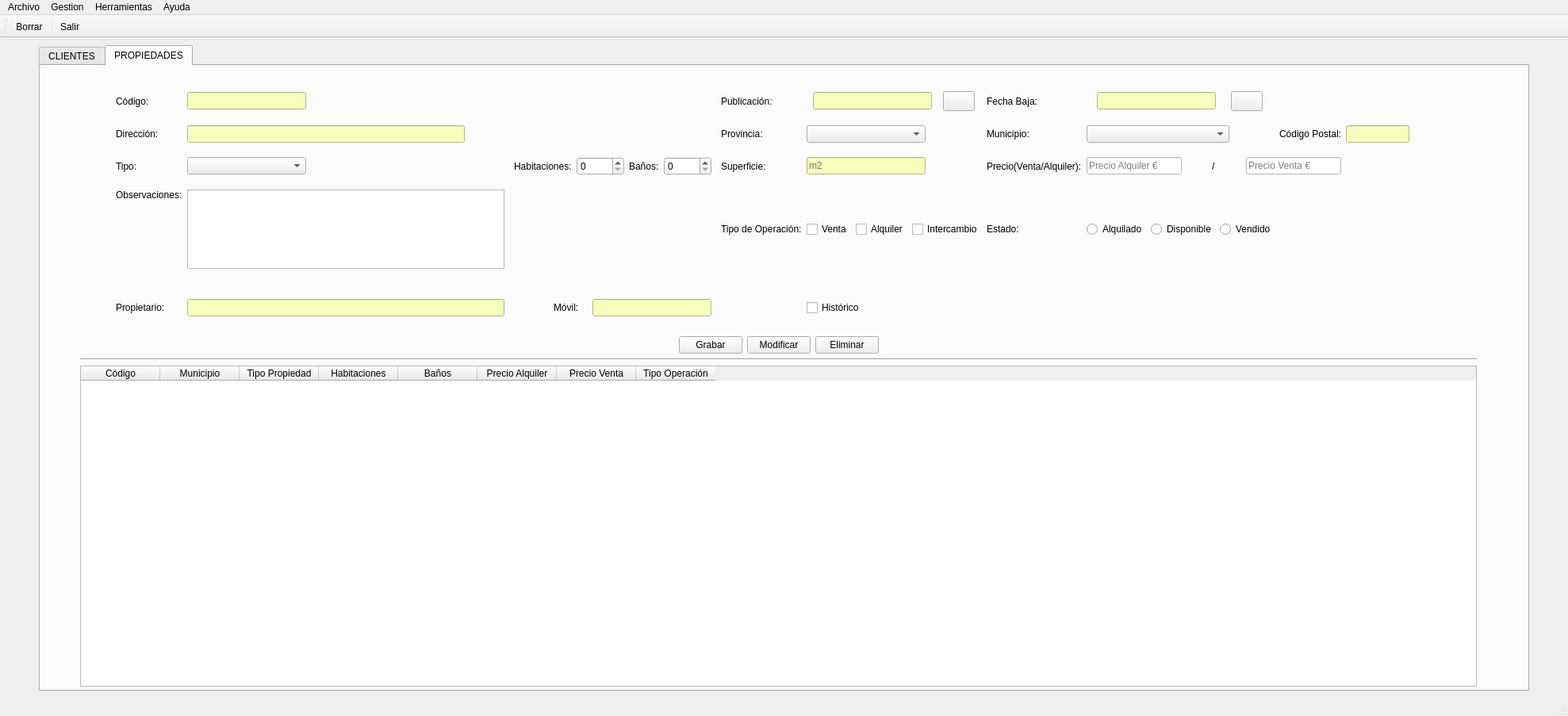
<?xml version="1.0" encoding="UTF-8"?>
<ui version="4.0">
 <class>venPrincipal</class>
 <widget class="QMainWindow" name="venPrincipal">
  <property name="geometry">
   <rect>
    <x>0</x>
    <y>0</y>
    <width>1977</width>
    <height>903</height>
   </rect>
  </property>
  <property name="sizePolicy">
   <sizepolicy hsizetype="Fixed" vsizetype="Fixed">
    <horstretch>0</horstretch>
    <verstretch>0</verstretch>
   </sizepolicy>
  </property>
  <property name="windowTitle">
   <string>InmoTeis</string>
  </property>
  <property name="windowIcon">
   <iconset>
    <normaloff>../../../../../.designer/img/iconoInmo.ico</normaloff>../../../../../.designer/img/iconoInmo.ico</iconset>
  </property>
  <property name="layoutDirection">
   <enum>Qt::LeftToRight</enum>
  </property>
  <widget class="QWidget" name="centralwidget">
   <layout class="QGridLayout" name="gridLayout">
    <item row="0" column="6">
     <spacer name="horizontalSpacer_2">
      <property name="orientation">
       <enum>Qt::Horizontal</enum>
      </property>
      <property name="sizeType">
       <enum>QSizePolicy::Fixed</enum>
      </property>
      <property name="sizeHint" stdset="0">
       <size>
        <width>40</width>
        <height>20</height>
       </size>
      </property>
     </spacer>
    </item>
    <item row="0" column="3">
     <widget class="QTabWidget" name="panPrincipal">
      <property name="sizePolicy">
       <sizepolicy hsizetype="Expanding" vsizetype="Expanding">
        <horstretch>0</horstretch>
        <verstretch>0</verstretch>
       </sizepolicy>
      </property>
      <property name="minimumSize">
       <size>
        <width>900</width>
        <height>700</height>
       </size>
      </property>
      <property name="maximumSize">
       <size>
        <width>16777213</width>
        <height>16777215</height>
       </size>
      </property>
      <property name="currentIndex">
       <number>1</number>
      </property>
      <widget class="QWidget" name="pesClientes">
       <attribute name="title">
        <string>CLIENTES</string>
       </attribute>
       <layout class="QGridLayout" name="gridLayout_3">
        <item row="3" column="1">
         <widget class="Line" name="line">
          <property name="frameShadow">
           <enum>QFrame::Sunken</enum>
          </property>
          <property name="lineWidth">
           <number>3</number>
          </property>
          <property name="orientation">
           <enum>Qt::Horizontal</enum>
          </property>
         </widget>
        </item>
        <item row="1" column="1">
         <spacer name="verticalSpacer">
          <property name="orientation">
           <enum>Qt::Vertical</enum>
          </property>
          <property name="sizeType">
           <enum>QSizePolicy::Fixed</enum>
          </property>
          <property name="sizeHint" stdset="0">
           <size>
            <width>20</width>
            <height>20</height>
           </size>
          </property>
         </spacer>
        </item>
        <item row="2" column="1">
         <layout class="QHBoxLayout" name="horizontalLayout">
          <item>
           <spacer name="horizontalSpacer_4">
            <property name="orientation">
             <enum>Qt::Horizontal</enum>
            </property>
            <property name="sizeHint" stdset="0">
             <size>
              <width>40</width>
              <height>20</height>
             </size>
            </property>
           </spacer>
          </item>
          <item>
           <widget class="QPushButton" name="btnGrabarcli">
            <property name="text">
             <string>Grabar</string>
            </property>
           </widget>
          </item>
          <item>
           <widget class="QPushButton" name="btnModifcli">
            <property name="text">
             <string>Modificar</string>
            </property>
           </widget>
          </item>
          <item>
           <widget class="QPushButton" name="btnDelecli">
            <property name="text">
             <string>Eliminar</string>
            </property>
           </widget>
          </item>
          <item>
           <spacer name="horizontalSpacer_5">
            <property name="orientation">
             <enum>Qt::Horizontal</enum>
            </property>
            <property name="sizeHint" stdset="0">
             <size>
              <width>40</width>
              <height>20</height>
             </size>
            </property>
           </spacer>
          </item>
         </layout>
        </item>
        <item row="4" column="1">
         <widget class="QTableWidget" name="tablaClientes">
          <property name="editTriggers">
           <set>QAbstractItemView::NoEditTriggers</set>
          </property>
          <property name="selectionMode">
           <enum>QAbstractItemView::SingleSelection</enum>
          </property>
          <property name="selectionBehavior">
           <enum>QAbstractItemView::SelectRows</enum>
          </property>
          <property name="textElideMode">
           <enum>Qt::ElideRight</enum>
          </property>
          <attribute name="verticalHeaderVisible">
           <bool>false</bool>
          </attribute>
          <column>
           <property name="text">
            <string>DNI/NIE</string>
           </property>
          </column>
          <column>
           <property name="text">
            <string>Apellidos</string>
           </property>
          </column>
          <column>
           <property name="text">
            <string>Nombre</string>
           </property>
          </column>
          <column>
           <property name="text">
            <string>Móvil</string>
           </property>
          </column>
          <column>
           <property name="text">
            <string>Provincia</string>
           </property>
          </column>
          <column>
           <property name="text">
            <string>Municipio</string>
           </property>
          </column>
          <column>
           <property name="text">
            <string>Fecha Baja</string>
           </property>
          </column>
         </widget>
        </item>
        <item row="3" column="2">
         <spacer name="horizontalSpacer_10">
          <property name="orientation">
           <enum>Qt::Horizontal</enum>
          </property>
          <property name="sizeType">
           <enum>QSizePolicy::Fixed</enum>
          </property>
          <property name="sizeHint" stdset="0">
           <size>
            <width>20</width>
            <height>20</height>
           </size>
          </property>
         </spacer>
        </item>
        <item row="2" column="0">
         <spacer name="horizontalSpacer_9">
          <property name="orientation">
           <enum>Qt::Horizontal</enum>
          </property>
          <property name="sizeType">
           <enum>QSizePolicy::Fixed</enum>
          </property>
          <property name="sizeHint" stdset="0">
           <size>
            <width>20</width>
            <height>20</height>
           </size>
          </property>
         </spacer>
        </item>
        <item row="0" column="1">
         <layout class="QGridLayout" name="gridLayout_2">
          <item row="3" column="3" colspan="2">
           <spacer name="horizontalSpacer_8">
            <property name="orientation">
             <enum>Qt::Horizontal</enum>
            </property>
            <property name="sizeType">
             <enum>QSizePolicy::Fixed</enum>
            </property>
            <property name="sizeHint" stdset="0">
             <size>
              <width>40</width>
              <height>20</height>
             </size>
            </property>
           </spacer>
          </item>
          <item row="2" column="16">
           <spacer name="horizontalSpacer_6">
            <property name="orientation">
             <enum>Qt::Horizontal</enum>
            </property>
            <property name="sizeType">
             <enum>QSizePolicy::Expanding</enum>
            </property>
            <property name="sizeHint" stdset="0">
             <size>
              <width>20</width>
              <height>20</height>
             </size>
            </property>
           </spacer>
          </item>
          <item row="0" column="1">
           <widget class="QLabel" name="lblDni">
            <property name="text">
             <string>DNI/CIF:</string>
            </property>
           </widget>
          </item>
          <item row="2" column="0">
           <spacer name="horizontalSpacer_3">
            <property name="orientation">
             <enum>Qt::Horizontal</enum>
            </property>
            <property name="sizeType">
             <enum>QSizePolicy::Expanding</enum>
            </property>
            <property name="sizeHint" stdset="0">
             <size>
              <width>20</width>
              <height>20</height>
             </size>
            </property>
           </spacer>
          </item>
          <item row="3" column="2">
           <widget class="QLineEdit" name="txtEmailcli">
            <property name="sizePolicy">
             <sizepolicy hsizetype="Fixed" vsizetype="Fixed">
              <horstretch>0</horstretch>
              <verstretch>0</verstretch>
             </sizepolicy>
            </property>
            <property name="minimumSize">
             <size>
              <width>200</width>
              <height>0</height>
             </size>
            </property>
           </widget>
          </item>
          <item row="0" column="5">
           <widget class="QLabel" name="lblAltacli">
            <property name="text">
             <string>Fecha Alta:</string>
            </property>
           </widget>
          </item>
          <item row="2" column="1">
           <widget class="QLabel" name="lblApelcli">
            <property name="text">
             <string>Apellidos:</string>
            </property>
           </widget>
          </item>
          <item row="3" column="7">
           <widget class="QLineEdit" name="txtMovilcli">
            <property name="minimumSize">
             <size>
              <width>150</width>
              <height>0</height>
             </size>
            </property>
            <property name="maximumSize">
             <size>
              <width>150</width>
              <height>16777215</height>
             </size>
            </property>
           </widget>
          </item>
          <item row="2" column="2">
           <widget class="QLineEdit" name="txtApelcli">
            <property name="sizePolicy">
             <sizepolicy hsizetype="Fixed" vsizetype="Fixed">
              <horstretch>0</horstretch>
              <verstretch>0</verstretch>
             </sizepolicy>
            </property>
            <property name="minimumSize">
             <size>
              <width>300</width>
              <height>0</height>
             </size>
            </property>
            <property name="maximumSize">
             <size>
              <width>300</width>
              <height>16777215</height>
             </size>
            </property>
           </widget>
          </item>
          <item row="4" column="7">
           <widget class="QComboBox" name="cmbProvicli">
            <property name="sizePolicy">
             <sizepolicy hsizetype="Fixed" vsizetype="Fixed">
              <horstretch>0</horstretch>
              <verstretch>0</verstretch>
             </sizepolicy>
            </property>
            <property name="minimumSize">
             <size>
              <width>150</width>
              <height>0</height>
             </size>
            </property>
           </widget>
          </item>
          <item row="3" column="1">
           <widget class="QLabel" name="lblEmailcli">
            <property name="text">
             <string>Email:</string>
            </property>
           </widget>
          </item>
          <item row="0" column="7">
           <widget class="QLineEdit" name="txtAltacli">
            <property name="minimumSize">
             <size>
              <width>120</width>
              <height>0</height>
             </size>
            </property>
            <property name="maximumSize">
             <size>
              <width>100</width>
              <height>16777215</height>
             </size>
            </property>
            <property name="alignment">
             <set>Qt::AlignCenter</set>
            </property>
           </widget>
          </item>
          <item row="0" column="8">
           <widget class="QPushButton" name="btnAltacli">
            <property name="sizePolicy">
             <sizepolicy hsizetype="Fixed" vsizetype="Fixed">
              <horstretch>0</horstretch>
              <verstretch>0</verstretch>
             </sizepolicy>
            </property>
            <property name="minimumSize">
             <size>
              <width>25</width>
              <height>25</height>
             </size>
            </property>
            <property name="text">
             <string/>
            </property>
            <property name="icon">
             <iconset>
              <normaloff>../img/calendar.ico</normaloff>../img/calendar.ico</iconset>
            </property>
            <property name="iconSize">
             <size>
              <width>24</width>
              <height>24</height>
             </size>
            </property>
           </widget>
          </item>
          <item row="4" column="5">
           <widget class="QLabel" name="lblProvcli">
            <property name="minimumSize">
             <size>
              <width>0</width>
              <height>0</height>
             </size>
            </property>
            <property name="text">
             <string>Provincia:</string>
            </property>
           </widget>
          </item>
          <item row="2" column="7" colspan="8">
           <widget class="QLineEdit" name="txtNomcli">
            <property name="sizePolicy">
             <sizepolicy hsizetype="Fixed" vsizetype="Fixed">
              <horstretch>0</horstretch>
              <verstretch>0</verstretch>
             </sizepolicy>
            </property>
            <property name="minimumSize">
             <size>
              <width>300</width>
              <height>0</height>
             </size>
            </property>
           </widget>
          </item>
          <item row="0" column="2">
           <widget class="QLineEdit" name="txtDnicli">
            <property name="minimumSize">
             <size>
              <width>150</width>
              <height>0</height>
             </size>
            </property>
            <property name="maximumSize">
             <size>
              <width>150</width>
              <height>16777215</height>
             </size>
            </property>
            <property name="styleSheet">
             <string notr="true">background-color:rgb(246, 255, 187);</string>
            </property>
            <property name="text">
             <string/>
            </property>
           </widget>
          </item>
          <item row="4" column="2" colspan="3">
           <widget class="QLineEdit" name="txtDircli">
            <property name="sizePolicy">
             <sizepolicy hsizetype="Fixed" vsizetype="Fixed">
              <horstretch>0</horstretch>
              <verstretch>0</verstretch>
             </sizepolicy>
            </property>
            <property name="minimumSize">
             <size>
              <width>330</width>
              <height>0</height>
             </size>
            </property>
            <property name="maximumSize">
             <size>
              <width>300</width>
              <height>16777215</height>
             </size>
            </property>
           </widget>
          </item>
          <item row="2" column="5">
           <widget class="QLabel" name="lblNomcli">
            <property name="text">
             <string>Nombre:</string>
            </property>
           </widget>
          </item>
          <item row="3" column="5">
           <widget class="QLabel" name="lblMovilcli">
            <property name="text">
             <string>Móvil:</string>
            </property>
           </widget>
          </item>
          <item row="4" column="1">
           <widget class="QLabel" name="lblDircli">
            <property name="text">
             <string>Dirección:</string>
            </property>
           </widget>
          </item>
          <item row="0" column="9">
           <widget class="QLabel" name="lblBajacli">
            <property name="maximumSize">
             <size>
              <width>180</width>
              <height>16777215</height>
             </size>
            </property>
            <property name="text">
             <string>Fecha Baja:</string>
            </property>
           </widget>
          </item>
          <item row="4" column="13">
           <widget class="QCheckBox" name="chkHistoriacli">
            <property name="text">
             <string>Histórico</string>
            </property>
           </widget>
          </item>
          <item row="0" column="10">
           <widget class="QLineEdit" name="txtBajacli">
            <property name="minimumSize">
             <size>
              <width>120</width>
              <height>0</height>
             </size>
            </property>
            <property name="maximumSize">
             <size>
              <width>100</width>
              <height>16777215</height>
             </size>
            </property>
           </widget>
          </item>
          <item row="4" column="10">
           <widget class="QComboBox" name="cmbMunicli">
            <property name="sizePolicy">
             <sizepolicy hsizetype="Fixed" vsizetype="Fixed">
              <horstretch>0</horstretch>
              <verstretch>0</verstretch>
             </sizepolicy>
            </property>
            <property name="minimumSize">
             <size>
              <width>180</width>
              <height>0</height>
             </size>
            </property>
           </widget>
          </item>
          <item row="4" column="9">
           <widget class="QLabel" name="lblMunicli">
            <property name="text">
             <string>Municipio:</string>
            </property>
           </widget>
          </item>
          <item row="0" column="11" colspan="2">
           <widget class="QPushButton" name="btnBajacli">
            <property name="sizePolicy">
             <sizepolicy hsizetype="Fixed" vsizetype="Fixed">
              <horstretch>0</horstretch>
              <verstretch>0</verstretch>
             </sizepolicy>
            </property>
            <property name="minimumSize">
             <size>
              <width>25</width>
              <height>25</height>
             </size>
            </property>
            <property name="text">
             <string/>
            </property>
            <property name="icon">
             <iconset>
              <normaloff>../img/calendar.ico</normaloff>../img/calendar.ico</iconset>
            </property>
            <property name="iconSize">
             <size>
              <width>24</width>
              <height>24</height>
             </size>
            </property>
           </widget>
          </item>
         </layout>
        </item>
       </layout>
      </widget>
      <widget class="QWidget" name="pesPropiedades">
       <attribute name="title">
        <string>PROPIEDADES</string>
       </attribute>
       <widget class="QWidget" name="layoutWidget">
        <property name="geometry">
         <rect>
          <x>30</x>
          <y>20</y>
          <width>1801</width>
          <height>310</height>
         </rect>
        </property>
        <layout class="QGridLayout" name="gridLayout_4">
         <item row="0" column="11">
          <widget class="QLabel" name="lblBajaprop">
           <property name="maximumSize">
            <size>
             <width>16777215</width>
             <height>16777215</height>
            </size>
           </property>
           <property name="text">
            <string>Fecha Baja:</string>
           </property>
          </widget>
         </item>
         <item row="0" column="12">
          <layout class="QHBoxLayout" name="horizontalLayout_5">
           <item>
            <widget class="QLineEdit" name="txtBajaprop">
             <property name="minimumSize">
              <size>
               <width>150</width>
               <height>0</height>
              </size>
             </property>
             <property name="maximumSize">
              <size>
               <width>150</width>
               <height>16777215</height>
              </size>
             </property>
             <property name="styleSheet">
              <string notr="true">background-color:rgb(246, 255, 187);</string>
             </property>
             <property name="text">
              <string/>
             </property>
            </widget>
           </item>
           <item>
            <widget class="QPushButton" name="btnBajaprop">
             <property name="sizePolicy">
              <sizepolicy hsizetype="Fixed" vsizetype="Fixed">
               <horstretch>0</horstretch>
               <verstretch>0</verstretch>
              </sizepolicy>
             </property>
             <property name="minimumSize">
              <size>
               <width>25</width>
               <height>25</height>
              </size>
             </property>
             <property name="text">
              <string/>
             </property>
             <property name="icon">
              <iconset>
               <normaloff>../img/calendar.ico</normaloff>../img/calendar.ico</iconset>
             </property>
             <property name="iconSize">
              <size>
               <width>24</width>
               <height>24</height>
              </size>
             </property>
            </widget>
           </item>
          </layout>
         </item>
         <item row="3" column="1" alignment="Qt::AlignRight|Qt::AlignTop">
          <widget class="QLabel" name="lblObservaprop">
           <property name="text">
            <string>Observaciones:</string>
           </property>
          </widget>
         </item>
         <item row="1" column="17">
          <widget class="QLineEdit" name="txtCodigopostalprop">
           <property name="minimumSize">
            <size>
             <width>80</width>
             <height>0</height>
            </size>
           </property>
           <property name="maximumSize">
            <size>
             <width>80</width>
             <height>16777215</height>
            </size>
           </property>
           <property name="styleSheet">
            <string notr="true">background-color:rgb(246, 255, 187);</string>
           </property>
           <property name="text">
            <string/>
           </property>
          </widget>
         </item>
         <item row="0" column="1">
          <widget class="QLabel" name="lblCodprop">
           <property name="text">
            <string>Código:</string>
           </property>
          </widget>
         </item>
         <item row="1" column="1">
          <widget class="QLabel" name="lblDirprop">
           <property name="text">
            <string>Dirección:</string>
           </property>
          </widget>
         </item>
         <item row="2" column="2" colspan="2">
          <widget class="QComboBox" name="cmbTipoprop">
           <property name="sizePolicy">
            <sizepolicy hsizetype="Fixed" vsizetype="Fixed">
             <horstretch>0</horstretch>
             <verstretch>0</verstretch>
            </sizepolicy>
           </property>
           <property name="minimumSize">
            <size>
             <width>150</width>
             <height>0</height>
            </size>
           </property>
          </widget>
         </item>
         <item row="0" column="2" colspan="2">
          <widget class="QLineEdit" name="txtCodigoprop">
           <property name="minimumSize">
            <size>
             <width>150</width>
             <height>0</height>
            </size>
           </property>
           <property name="maximumSize">
            <size>
             <width>150</width>
             <height>16777215</height>
            </size>
           </property>
           <property name="styleSheet">
            <string notr="true">background-color:rgb(246, 255, 187);</string>
           </property>
           <property name="text">
            <string/>
           </property>
          </widget>
         </item>
         <item row="1" column="2" colspan="6">
          <widget class="QLineEdit" name="txtDirprop">
           <property name="minimumSize">
            <size>
             <width>350</width>
             <height>0</height>
            </size>
           </property>
           <property name="maximumSize">
            <size>
             <width>150</width>
             <height>16777215</height>
            </size>
           </property>
           <property name="styleSheet">
            <string notr="true">background-color:rgb(246, 255, 187);</string>
           </property>
           <property name="text">
            <string/>
           </property>
          </widget>
         </item>
         <item row="0" column="19">
          <spacer name="horizontalSpacer_11">
           <property name="orientation">
            <enum>Qt::Horizontal</enum>
           </property>
           <property name="sizeType">
            <enum>QSizePolicy::Fixed</enum>
           </property>
           <property name="sizeHint" stdset="0">
            <size>
             <width>40</width>
             <height>20</height>
            </size>
           </property>
          </spacer>
         </item>
         <item row="3" column="2">
          <widget class="QTextEdit" name="txtObservaprop">
           <property name="maximumSize">
            <size>
             <width>600</width>
             <height>100</height>
            </size>
           </property>
          </widget>
         </item>
         <item row="2" column="20">
          <spacer name="horizontalSpacer_12">
           <property name="orientation">
            <enum>Qt::Horizontal</enum>
           </property>
           <property name="sizeHint" stdset="0">
            <size>
             <width>20</width>
             <height>20</height>
            </size>
           </property>
          </spacer>
         </item>
         <item row="2" column="0">
          <spacer name="horizontalSpacer_7">
           <property name="orientation">
            <enum>Qt::Horizontal</enum>
           </property>
           <property name="sizeHint" stdset="0">
            <size>
             <width>20</width>
             <height>20</height>
            </size>
           </property>
          </spacer>
         </item>
         <item row="2" column="1">
          <widget class="QLabel" name="lblTipoprop">
           <property name="text">
            <string>Tipo:</string>
           </property>
          </widget>
         </item>
         <item row="2" column="9">
          <widget class="QLineEdit" name="txtSuperprop">
           <property name="minimumSize">
            <size>
             <width>150</width>
             <height>0</height>
            </size>
           </property>
           <property name="maximumSize">
            <size>
             <width>150</width>
             <height>16777215</height>
            </size>
           </property>
           <property name="layoutDirection">
            <enum>Qt::LeftToRight</enum>
           </property>
           <property name="styleSheet">
            <string notr="true">background-color:rgb(246, 255, 187);</string>
           </property>
           <property name="text">
            <string/>
           </property>
           <property name="placeholderText">
            <string>m2</string>
           </property>
          </widget>
         </item>
         <item row="1" column="8">
          <widget class="QLabel" name="lblProvprop">
           <property name="text">
            <string>Provincia:</string>
           </property>
          </widget>
         </item>
         <item row="1" column="11">
          <widget class="QLabel" name="lblMuniprop">
           <property name="text">
            <string>Municipio:</string>
           </property>
          </widget>
         </item>
         <item row="1" column="12">
          <widget class="QComboBox" name="cmbMuniprop">
           <property name="sizePolicy">
            <sizepolicy hsizetype="Fixed" vsizetype="Fixed">
             <horstretch>0</horstretch>
             <verstretch>0</verstretch>
            </sizepolicy>
           </property>
           <property name="minimumSize">
            <size>
             <width>180</width>
             <height>0</height>
            </size>
           </property>
          </widget>
         </item>
         <item row="2" column="8">
          <widget class="QLabel" name="lblSuperprop">
           <property name="text">
            <string>Superficie:</string>
           </property>
          </widget>
         </item>
         <item row="1" column="9">
          <widget class="QComboBox" name="cmbProviprop">
           <property name="sizePolicy">
            <sizepolicy hsizetype="Fixed" vsizetype="Fixed">
             <horstretch>0</horstretch>
             <verstretch>0</verstretch>
            </sizepolicy>
           </property>
           <property name="minimumSize">
            <size>
             <width>150</width>
             <height>0</height>
            </size>
           </property>
          </widget>
         </item>
         <item row="1" column="13">
          <widget class="QLabel" name="lblCodigopostalprop">
           <property name="text">
            <string>Código Postal:</string>
           </property>
          </widget>
         </item>
         <item row="5" column="1">
          <widget class="QLabel" name="lblPropietarioprop">
           <property name="text">
            <string>Propietario:</string>
           </property>
          </widget>
         </item>
         <item row="4" column="2">
          <spacer name="verticalSpacer_2">
           <property name="orientation">
            <enum>Qt::Vertical</enum>
           </property>
           <property name="sizeType">
            <enum>QSizePolicy::Fixed</enum>
           </property>
           <property name="sizeHint" stdset="0">
            <size>
             <width>20</width>
             <height>20</height>
            </size>
           </property>
          </spacer>
         </item>
         <item row="5" column="2">
          <widget class="QLineEdit" name="txtPropietarioprop">
           <property name="minimumSize">
            <size>
             <width>400</width>
             <height>0</height>
            </size>
           </property>
           <property name="maximumSize">
            <size>
             <width>150</width>
             <height>16777215</height>
            </size>
           </property>
           <property name="styleSheet">
            <string notr="true">background-color:rgb(246, 255, 187);</string>
           </property>
           <property name="text">
            <string/>
           </property>
          </widget>
         </item>
         <item row="5" column="6">
          <widget class="QLineEdit" name="txtMovilprop">
           <property name="minimumSize">
            <size>
             <width>150</width>
             <height>0</height>
            </size>
           </property>
           <property name="maximumSize">
            <size>
             <width>150</width>
             <height>16777215</height>
            </size>
           </property>
           <property name="styleSheet">
            <string notr="true">background-color:rgb(246, 255, 187);</string>
           </property>
           <property name="text">
            <string/>
           </property>
          </widget>
         </item>
         <item row="5" column="5">
          <widget class="QLabel" name="lblMovilprop">
           <property name="text">
            <string>Móvil:</string>
           </property>
          </widget>
         </item>
         <item row="2" column="12" colspan="2">
          <layout class="QHBoxLayout" name="horizontalLayout_2">
           <item>
            <widget class="QLineEdit" name="txtPrecioalquilerprop">
             <property name="minimumSize">
              <size>
               <width>100</width>
               <height>0</height>
              </size>
             </property>
             <property name="maximumSize">
              <size>
               <width>120</width>
               <height>16777215</height>
              </size>
             </property>
             <property name="styleSheet">
              <string notr="true">background-color:rgb(255, 255, 255);</string>
             </property>
             <property name="text">
              <string/>
             </property>
             <property name="placeholderText">
              <string>Precio Alquiler €</string>
             </property>
            </widget>
           </item>
           <item alignment="Qt::AlignHCenter">
            <widget class="QLabel" name="lblseparador">
             <property name="text">
              <string>/</string>
             </property>
            </widget>
           </item>
           <item>
            <widget class="QLineEdit" name="txtPrecioventaprop">
             <property name="minimumSize">
              <size>
               <width>100</width>
               <height>0</height>
              </size>
             </property>
             <property name="maximumSize">
              <size>
               <width>120</width>
               <height>16777215</height>
              </size>
             </property>
             <property name="styleSheet">
              <string notr="true">background-color:rgb(255, 255, 255);</string>
             </property>
             <property name="text">
              <string/>
             </property>
             <property name="placeholderText">
              <string>Precio Venta €</string>
             </property>
            </widget>
           </item>
          </layout>
         </item>
         <item row="5" column="9">
          <widget class="QCheckBox" name="chkHosticoprop">
           <property name="text">
            <string>Histórico</string>
           </property>
          </widget>
         </item>
         <item row="0" column="9">
          <layout class="QHBoxLayout" name="horizontalLayout_3">
           <item>
            <widget class="QLineEdit" name="txtAltaprop">
             <property name="minimumSize">
              <size>
               <width>150</width>
               <height>0</height>
              </size>
             </property>
             <property name="maximumSize">
              <size>
               <width>150</width>
               <height>16777215</height>
              </size>
             </property>
             <property name="styleSheet">
              <string notr="true">background-color:rgb(246, 255, 187);</string>
             </property>
             <property name="text">
              <string/>
             </property>
            </widget>
           </item>
           <item>
            <widget class="QPushButton" name="btnPubliprop">
             <property name="sizePolicy">
              <sizepolicy hsizetype="Fixed" vsizetype="Fixed">
               <horstretch>0</horstretch>
               <verstretch>0</verstretch>
              </sizepolicy>
             </property>
             <property name="minimumSize">
              <size>
               <width>25</width>
               <height>25</height>
              </size>
             </property>
             <property name="text">
              <string/>
             </property>
             <property name="icon">
              <iconset>
               <normaloff>../img/calendar.ico</normaloff>../img/calendar.ico</iconset>
             </property>
             <property name="iconSize">
              <size>
               <width>24</width>
               <height>24</height>
              </size>
             </property>
            </widget>
           </item>
          </layout>
         </item>
         <item row="0" column="8">
          <widget class="QLabel" name="lblPubliprop">
           <property name="text">
            <string>Publicación:</string>
           </property>
          </widget>
         </item>
         <item row="2" column="11">
          <widget class="QLabel" name="lblPrecioprop">
           <property name="text">
            <string>Precio(Venta/Alquiler):</string>
           </property>
          </widget>
         </item>
         <item row="3" column="12">
          <layout class="QHBoxLayout" name="horizontalLayout_6">
           <item>
            <widget class="QRadioButton" name="radioAlquiladoprop">
             <property name="text">
              <string>Alquilado</string>
             </property>
            </widget>
           </item>
           <item>
            <widget class="QRadioButton" name="radioDispoprop">
             <property name="text">
              <string>Disponible</string>
             </property>
            </widget>
           </item>
           <item>
            <widget class="QRadioButton" name="radioVendidoprop">
             <property name="text">
              <string>Vendido</string>
             </property>
            </widget>
           </item>
          </layout>
         </item>
         <item row="3" column="11">
          <widget class="QLabel" name="lblEstadoprop">
           <property name="maximumSize">
            <size>
             <width>16777215</width>
             <height>25</height>
            </size>
           </property>
           <property name="text">
            <string>Estado:</string>
           </property>
          </widget>
         </item>
         <item row="3" column="9">
          <layout class="QHBoxLayout" name="horizontalLayout_7">
           <item>
            <widget class="QCheckBox" name="chkVentaprop">
             <property name="text">
              <string>Venta</string>
             </property>
            </widget>
           </item>
           <item>
            <widget class="QCheckBox" name="chkAlquilerprop">
             <property name="text">
              <string>Alquiler</string>
             </property>
            </widget>
           </item>
           <item>
            <widget class="QCheckBox" name="chkIntercambioprop">
             <property name="text">
              <string>Intercambio</string>
             </property>
            </widget>
           </item>
          </layout>
         </item>
         <item row="3" column="8">
          <widget class="QLabel" name="lblTipooperacionprop">
           <property name="maximumSize">
            <size>
             <width>16777215</width>
             <height>25</height>
            </size>
           </property>
           <property name="text">
            <string>Tipo de Operación:</string>
           </property>
          </widget>
         </item>
         <item row="2" column="4" colspan="3">
          <layout class="QHBoxLayout" name="horizontalLayout_8">
           <item>
            <widget class="QLabel" name="lblHabitaprop">
             <property name="text">
              <string>Habitaciones:</string>
             </property>
            </widget>
           </item>
           <item>
            <widget class="QSpinBox" name="spinHabitaprop">
             <property name="minimumSize">
              <size>
               <width>60</width>
               <height>0</height>
              </size>
             </property>
             <property name="maximumSize">
              <size>
               <width>60</width>
               <height>16777215</height>
              </size>
             </property>
            </widget>
           </item>
           <item>
            <widget class="QLabel" name="lblBanosprop">
             <property name="text">
              <string>Baños:</string>
             </property>
            </widget>
           </item>
           <item>
            <widget class="QSpinBox" name="spinBanosprop">
             <property name="minimumSize">
              <size>
               <width>60</width>
               <height>0</height>
              </size>
             </property>
             <property name="maximumSize">
              <size>
               <width>60</width>
               <height>16777215</height>
              </size>
             </property>
            </widget>
           </item>
          </layout>
         </item>
        </layout>
       </widget>
       <widget class="QWidget" name="layoutWidget">
        <property name="geometry">
         <rect>
          <x>30</x>
          <y>341</y>
          <width>1801</width>
          <height>442</height>
         </rect>
        </property>
        <layout class="QGridLayout" name="gridLayout_5">
         <item row="1" column="1">
          <widget class="Line" name="line_2">
           <property name="orientation">
            <enum>Qt::Horizontal</enum>
           </property>
          </widget>
         </item>
         <item row="0" column="1">
          <layout class="QHBoxLayout" name="horizontalLayout_4">
           <item>
            <spacer name="horizontalSpacer_14">
             <property name="orientation">
              <enum>Qt::Horizontal</enum>
             </property>
             <property name="sizeHint" stdset="0">
              <size>
               <width>40</width>
               <height>20</height>
              </size>
             </property>
            </spacer>
           </item>
           <item>
            <widget class="QPushButton" name="btnGrabarprop">
             <property name="text">
              <string>Grabar</string>
             </property>
            </widget>
           </item>
           <item>
            <widget class="QPushButton" name="btnModificarprop">
             <property name="text">
              <string>Modificar</string>
             </property>
            </widget>
           </item>
           <item>
            <widget class="QPushButton" name="btnDeleteprop">
             <property name="text">
              <string>Eliminar</string>
             </property>
            </widget>
           </item>
           <item>
            <spacer name="horizontalSpacer_15">
             <property name="orientation">
              <enum>Qt::Horizontal</enum>
             </property>
             <property name="sizeHint" stdset="0">
              <size>
               <width>40</width>
               <height>20</height>
              </size>
             </property>
            </spacer>
           </item>
          </layout>
         </item>
         <item row="2" column="1">
          <widget class="QTableWidget" name="tablaPropiedades">
           <property name="minimumSize">
            <size>
             <width>1250</width>
             <height>400</height>
            </size>
           </property>
           <property name="maximumSize">
            <size>
             <width>16777215</width>
             <height>16777215</height>
            </size>
           </property>
           <property name="editTriggers">
            <set>QAbstractItemView::NoEditTriggers</set>
           </property>
           <property name="selectionMode">
            <enum>QAbstractItemView::SingleSelection</enum>
           </property>
           <property name="columnCount">
            <number>8</number>
           </property>
           <column>
            <property name="text">
             <string>Código</string>
            </property>
           </column>
           <column>
            <property name="text">
             <string>Municipio</string>
            </property>
           </column>
           <column>
            <property name="text">
             <string>Tipo Propiedad</string>
            </property>
           </column>
           <column>
            <property name="text">
             <string>Habitaciones</string>
            </property>
           </column>
           <column>
            <property name="text">
             <string>Baños</string>
            </property>
           </column>
           <column>
            <property name="text">
             <string>Precio Alquiler</string>
            </property>
           </column>
           <column>
            <property name="text">
             <string>Precio Venta</string>
            </property>
           </column>
           <column>
            <property name="text">
             <string>Tipo Operación</string>
            </property>
           </column>
          </widget>
         </item>
         <item row="2" column="2">
          <spacer name="horizontalSpacer_13">
           <property name="orientation">
            <enum>Qt::Horizontal</enum>
           </property>
           <property name="sizeType">
            <enum>QSizePolicy::Fixed</enum>
           </property>
           <property name="sizeHint" stdset="0">
            <size>
             <width>20</width>
             <height>20</height>
            </size>
           </property>
          </spacer>
         </item>
         <item row="2" column="0">
          <spacer name="horizontalSpacer_16">
           <property name="orientation">
            <enum>Qt::Horizontal</enum>
           </property>
           <property name="sizeType">
            <enum>QSizePolicy::Fixed</enum>
           </property>
           <property name="sizeHint" stdset="0">
            <size>
             <width>20</width>
             <height>20</height>
            </size>
           </property>
          </spacer>
         </item>
        </layout>
       </widget>
      </widget>
     </widget>
    </item>
    <item row="0" column="1">
     <spacer name="horizontalSpacer">
      <property name="orientation">
       <enum>Qt::Horizontal</enum>
      </property>
      <property name="sizeType">
       <enum>QSizePolicy::Fixed</enum>
      </property>
      <property name="sizeHint" stdset="0">
       <size>
        <width>40</width>
        <height>20</height>
       </size>
      </property>
     </spacer>
    </item>
   </layout>
  </widget>
  <widget class="QMenuBar" name="menubar">
   <property name="geometry">
    <rect>
     <x>0</x>
     <y>0</y>
     <width>1977</width>
     <height>21</height>
    </rect>
   </property>
   <widget class="QMenu" name="menuArchivo">
    <property name="title">
     <string>Archivo</string>
    </property>
    <addaction name="actionSalir"/>
   </widget>
   <widget class="QMenu" name="menuHerramientas">
    <property name="title">
     <string>Herramientas</string>
    </property>
    <addaction name="actionCrear_Backup"/>
    <addaction name="actionRestaurar_Backup"/>
   </widget>
   <widget class="QMenu" name="menuGestion">
    <property name="title">
     <string>Gestion</string>
    </property>
    <addaction name="actionTipo_Propiedades"/>
   </widget>
   <widget class="QMenu" name="menuAyuda">
    <property name="title">
     <string>Ayuda</string>
    </property>
   </widget>
   <addaction name="menuArchivo"/>
   <addaction name="menuGestion"/>
   <addaction name="menuHerramientas"/>
   <addaction name="menuAyuda"/>
  </widget>
  <widget class="QStatusBar" name="statusbar"/>
  <widget class="QToolBar" name="toolBar">
   <property name="windowTitle">
    <string>toolBar</string>
   </property>
   <attribute name="toolBarArea">
    <enum>TopToolBarArea</enum>
   </attribute>
   <attribute name="toolBarBreak">
    <bool>false</bool>
   </attribute>
   <addaction name="actionBorrar"/>
   <addaction name="separator"/>
   <addaction name="actionSalir"/>
  </widget>
  <action name="actionSalir">
   <property name="icon">
    <iconset>
     <normaloff>../img/salir.ico</normaloff>../img/salir.ico</iconset>
   </property>
   <property name="text">
    <string>Salir</string>
   </property>
   <property name="shortcut">
    <string>Alt+S</string>
   </property>
  </action>
  <action name="actionHerramientas">
   <property name="text">
    <string>Herramientas</string>
   </property>
  </action>
  <action name="actionCrear_Backup">
   <property name="text">
    <string>Crear Backup</string>
   </property>
  </action>
  <action name="actionRestaurar_Backup">
   <property name="text">
    <string>Restaurar Backup</string>
   </property>
  </action>
  <action name="actionBorrar">
   <property name="icon">
    <iconset>
     <normaloff>../img/borrar.ico</normaloff>../img/borrar.ico</iconset>
   </property>
   <property name="text">
    <string>Borrar</string>
   </property>
   <property name="toolTip">
    <string>Borrar</string>
   </property>
   <property name="shortcut">
    <string>Alt+Del</string>
   </property>
  </action>
  <action name="actionTipo_Propiedades">
   <property name="text">
    <string>Tipo Propiedades</string>
   </property>
  </action>
 </widget>
 <resources/>
 <connections/>
</ui>
